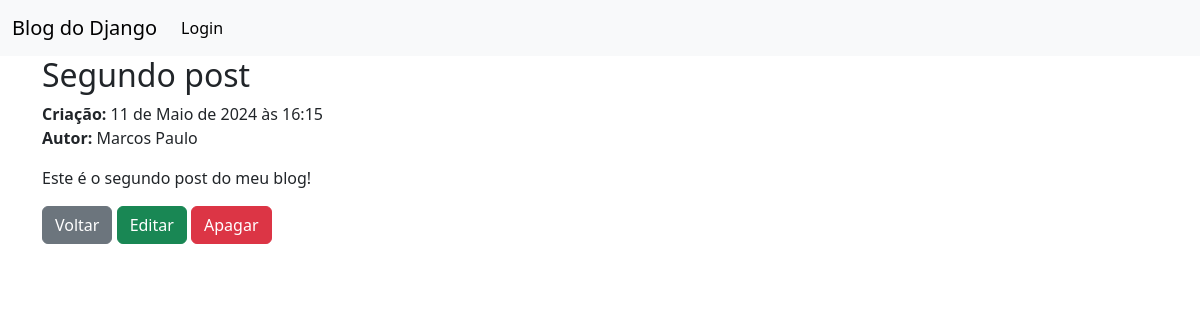
The app's page /post/2/, older data.
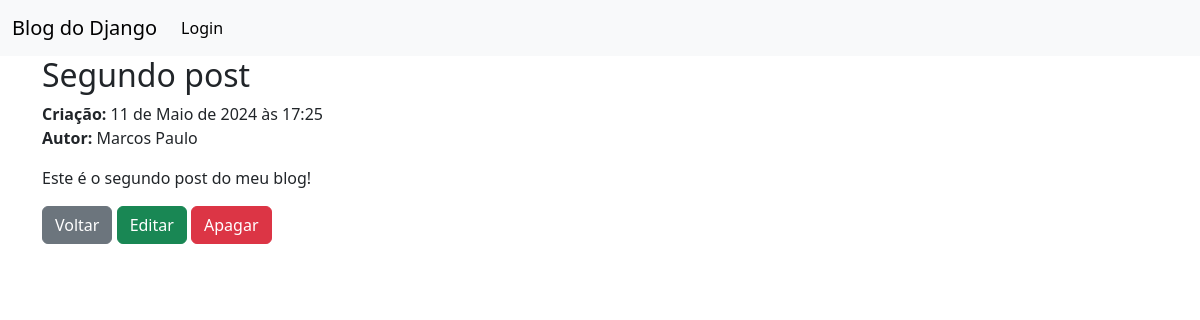
The same page, newer data.
### blog/models.py (models this page shows, shortened)
class Post(models.Model):
    title = models.CharField(max_length=150)
    date = models.DateTimeField(auto_now=True)
    author = models.ForeignKey(
        settings.AUTH_USER_MODEL,
        on_delete=models.CASCADE,
    )
    content = models.TextField()

### blog/views.py (the view)
# urls.py: path('post/<int:pk>/', BlogDetailView.as_view(), name='post_detail'),
class BlogDetailView(DetailView):
    model = Post
    template_name = 'post_detail.html'

### templates/post_detail.html
{% extends "base.html" %}
{% block content %}
    <h2>{{post.title}}</h2>
    <p><b>Criação:</b> {{post.date}}<br/>
    <b>Autor:</b> {{post.author.first_name}}</p>
    <p>{{post.content}}</p>
    <p><a class="btn btn-secondary" href="{% url 'home' %}" role="button">Voltar</a>
       <a class="btn btn-success" href="{% url 'post_update' post.pk %}" role="button">Editar</a>
       <a class="btn btn-danger" href="{% url 'post_delete' post.pk %}" role="button">Apagar</a>
    </p>
{% endblock content %}

Row changes from the older to the newer data that the page shows:
changed Post "Segundo post": date "11 de Maio de 2024 às 16:15" → "11 de Maio de 2024 às 17:25"
